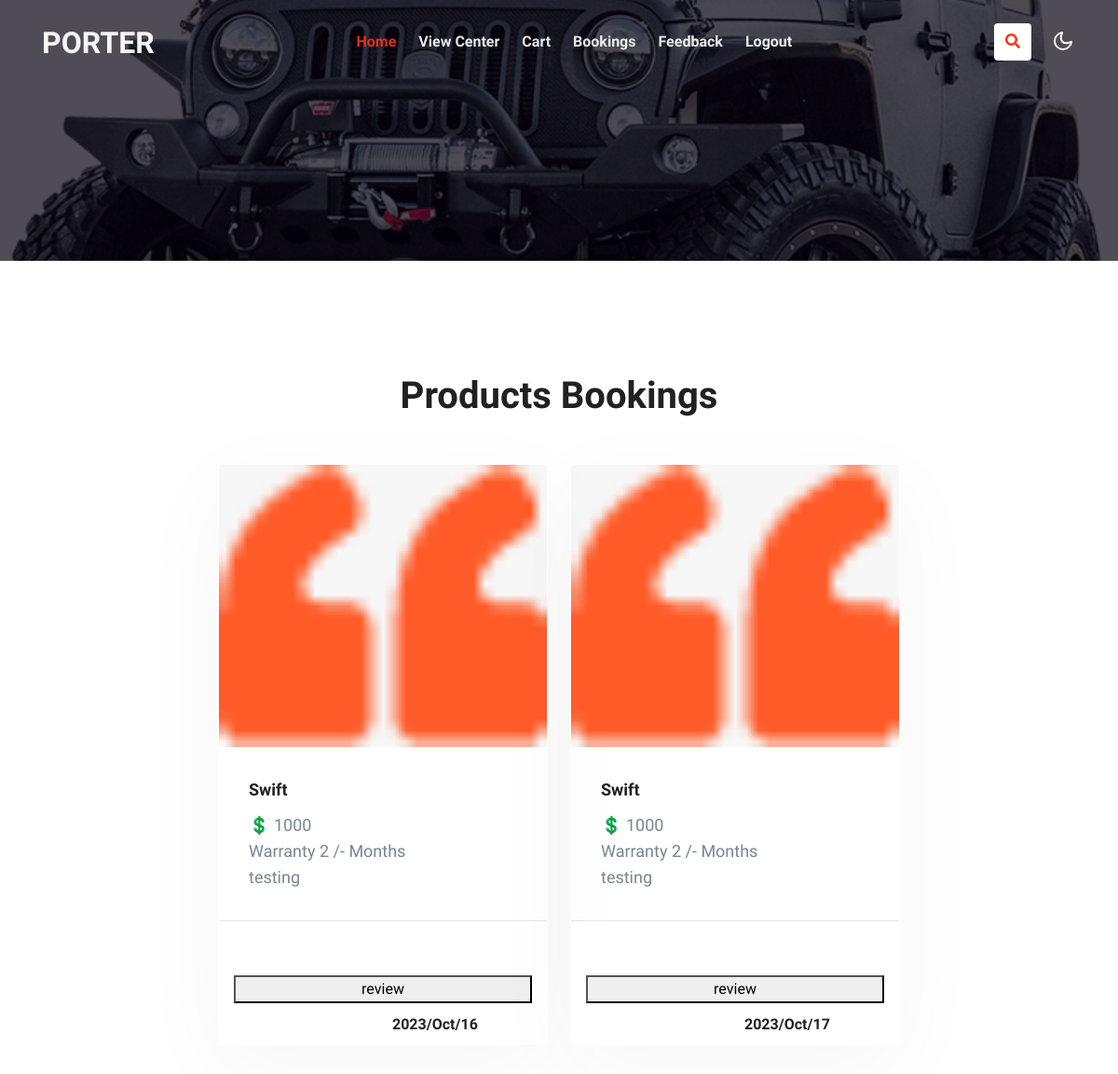
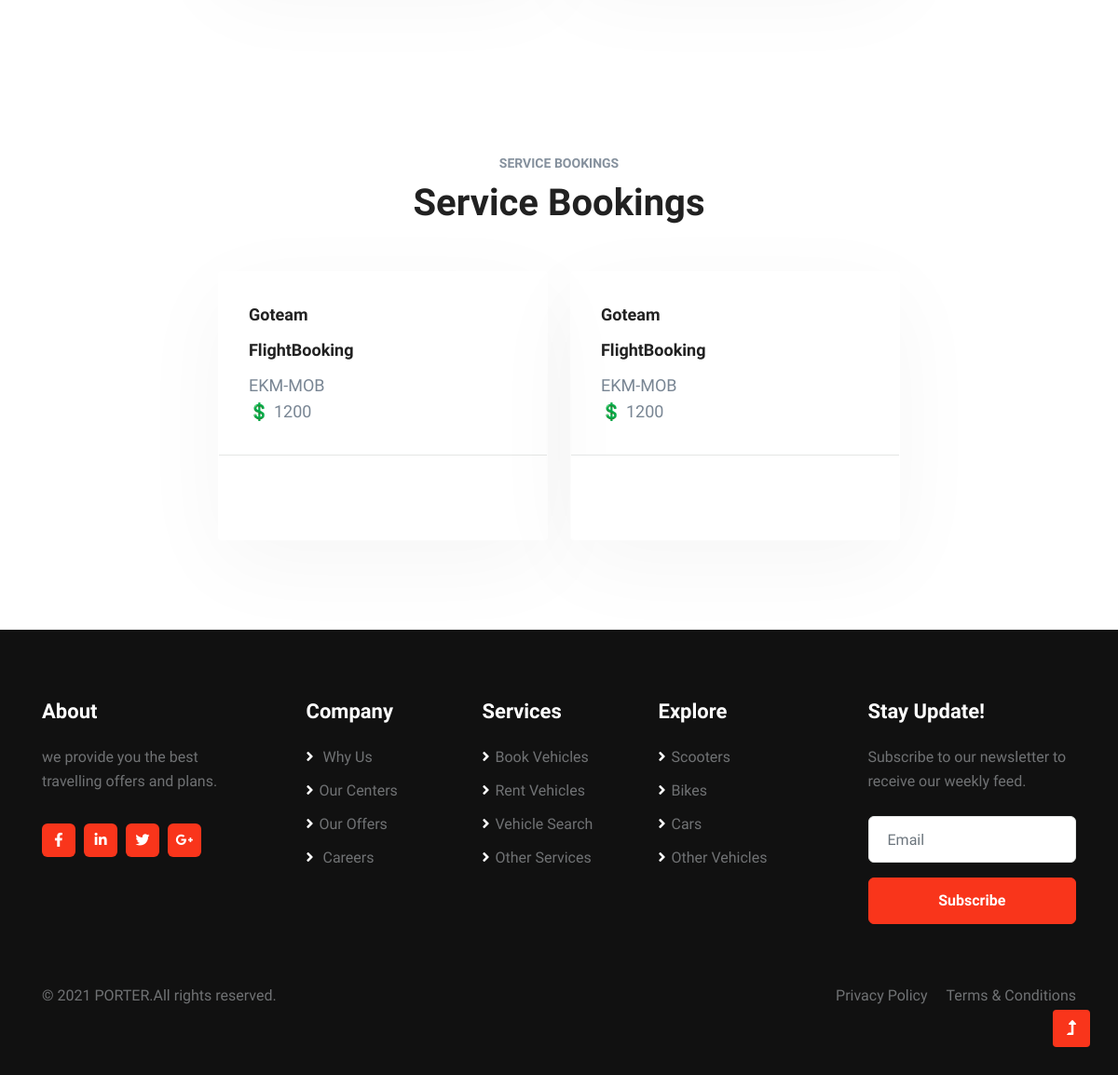
Screenshot of /port/USER/ProductBookings.php (signed in) with the database file from the repository (2 pictures, top to bottom).
### tables this page shows
CREATE TABLE IF NOT EXISTS `tb_cart` (
  `cart_id` int NOT NULL AUTO_INCREMENT,
  `cusid` varchar(100) DEFAULT NULL,
  `centerid` varchar(100) DEFAULT NULL,
  `itemid` varchar(100) DEFAULT NULL,
  `item` varchar(100) DEFAULT NULL,
  `date` varchar(100) DEFAULT NULL,
  `status` varchar(10) DEFAULT NULL,
  PRIMARY KEY (`cart_id`)
);

CREATE TABLE IF NOT EXISTS `tb_product` (
  `productcode` bigint NOT NULL AUTO_INCREMENT,
  `centerid` int DEFAULT NULL,
  `productname` varchar(50) NOT NULL,
  `category` varchar(50) NOT NULL,
  `brand` varchar(50) NOT NULL,
  `price` bigint NOT NULL,
  `warranty` varchar(50) NOT NULL,
  `features` varchar(500) NOT NULL,
  `image` varchar(200) NOT NULL,
  PRIMARY KEY (`productcode`)
);

CREATE TABLE IF NOT EXISTS `tb_service_booking` (
  `book_id` int NOT NULL AUTO_INCREMENT,
  `centerid` varchar(200) DEFAULT NULL,
  `serviceid` varchar(100) DEFAULT NULL,
  `customer_id` varchar(100) DEFAULT NULL,
  `fee` varchar(100) DEFAULT NULL,
  `date` varchar(100) DEFAULT NULL,
  `status` varchar(200) DEFAULT NULL,
  PRIMARY KEY (`book_id`)
);

CREATE TABLE IF NOT EXISTS `shop` (
  `s_id` int NOT NULL AUTO_INCREMENT,
  `sname` varchar(100) NOT NULL,
  `sphone` varchar(100) DEFAULT NULL,
  `saddress` varchar(100) DEFAULT NULL,
  `semail` varchar(100) DEFAULT NULL,
  `photo` varchar(100) DEFAULT NULL,
  PRIMARY KEY (`s_id`)
);

CREATE TABLE IF NOT EXISTS `tb_service` (
  `servicebookid` int NOT NULL AUTO_INCREMENT,
  `center_id` varchar(100) DEFAULT NULL,
  `servicename` varchar(100) DEFAULT NULL,
  `description` varchar(200) DEFAULT NULL,
  `fee` varchar(100) DEFAULT NULL,
  PRIMARY KEY (`servicebookid`)
);

### port/USER/ProductBookings.php (the view, shortened to what this page needs)
<?php
include '../CONNECTION/DbConnection.php';
include 'userHeader.php';
$uid = $_SESSION['uid'];
?>
<section class="w3l-blog">
    <div class="blog py-5" id="Newsblog">
        <div class="container py-lg-5 py-md-4 py-2">
            <div class="title-content text-center mb-lg-3 mb-4">
                <h3 class="title-w3l mb-5"> Products Bookings <br></h3>
            </div>
            <div class="row justify-content-center">
                <?php
                $res = mysqli_query($conn, "SELECT * FROM `tb_cart` C , `tb_product` P,`shop` S WHERE C.`cusid`='$uid' AND C.`centerid`=S.`s_id` AND C.`itemid`= P.`productcode` AND C.`status`='paid'");
                while ($rs = mysqli_fetch_array($res)) {
                ?>
                    <div class="col-lg-4 col-md-6 item">
                        <div class="card">
                            <div class="card-header p-0 position-relative">
                                <a href="#blog" class="zoom d-block">
                                    <img class="card-img-bottom d-block" src="../assets/image//<?php echo $rs['image'] ?>" alt="Card image cap">
                                </a>
                            </div>
                            <div class="card-body blog-details">
                                <a href="#blog" class="blog-desc"><?php echo $rs['productname'] ?></a>
                                <p>💲 <?php echo $rs['price'] ?></p>
                                <p>Warranty <?php echo $rs['warranty']; ?> /- Months </p>
                                <p> <?php echo $rs['features'] ?></p>
                            </div>
                            <div class="card-footer">
                                <div class="author align-items-center">
                                    <a href="#author" class="post-author">
                                    </a>
                                    <button >review</button>
                                    <ul class="blog-meta">
                                        <li>
                                            <span class="meta-value"></span><a style="margin-left: 170px;" href="#author"> <?php echo $rs['date'] ?></a>
                                        </li>
                                    </ul>
                                </div>
                            </div>
                        </div>
                    </div>
                <?php
                }
                ?>
            </div>
        </div>
    </div>
</section>
<section class="w3l-blog">
    <div class="blog py-5" id="Newsblog">
        <div class="container py-lg-5 py-md-4 py-2">
            <div class="title-content text-center mb-lg-3 mb-4">
                <h6 class="title-subw3hny mb-1">Service Bookings</h6>
                <h3 class="title-w3l mb-5">Service Bookings <br></h3>
            </div>
            <div class="row justify-content-center">
                <?php
                $res = mysqli_query($conn, "SELECT * FROM `tb_service_booking` C , `tb_service` P,`shop` S WHERE C.`centerid`=S.`s_id` AND C.`serviceid`= P.`servicebookid` AND C.`customer_id`='$uid'");
                while ($rs = mysqli_fetch_array($res)) {
                ?>
                    <div class="col-lg-4 col-md-6 item">
                        <div class="card">
                            <div class="card-body blog-details">
                                <a href="#blog" class="blog-desc"><?php echo $rs['sname'] ?></a>
                                <a href="#blog" class="blog-desc"><?php echo $rs['servicename'] ?></a>
                                <p> <?php echo $rs['description'] ?></p>
                                <p>💲 <?php echo $rs['fee'] ?></p>
                            </div>
                            <div class="card-footer">
                                <div class="author align-items-center">
                                    <a href="#author" class="post-author">
                                    </a>
                                    <ul class="blog-meta">
                                    </ul>
                                </div>
                            </div>
                        </div>
                    </div>
                <?php
                }
                ?>
            </div>
        </div>
    </div>
</section>
<?php
include '../COMMON/commonfooter.php';
?>

### rows the page displays
tb_cart: tb_product.image (picture), tb_product.productname "Swift", tb_product.price "1000", tb_product.warranty "2", tb_product.features "testing", date "2023/Oct/16"
tb_cart: tb_product.image (picture), tb_product.productname "Swift", tb_product.price "1000", tb_product.warranty "2", tb_product.features "testing", date "2023/Oct/17"
tb_service_booking: shop.sname "Goteam", serviceid.servicename "FlightBooking", serviceid.description "EKM-MOB", serviceid.fee "1200"
tb_service_booking: shop.sname "Goteam", serviceid.servicename "FlightBooking", serviceid.description "EKM-MOB", serviceid.fee "1200"
